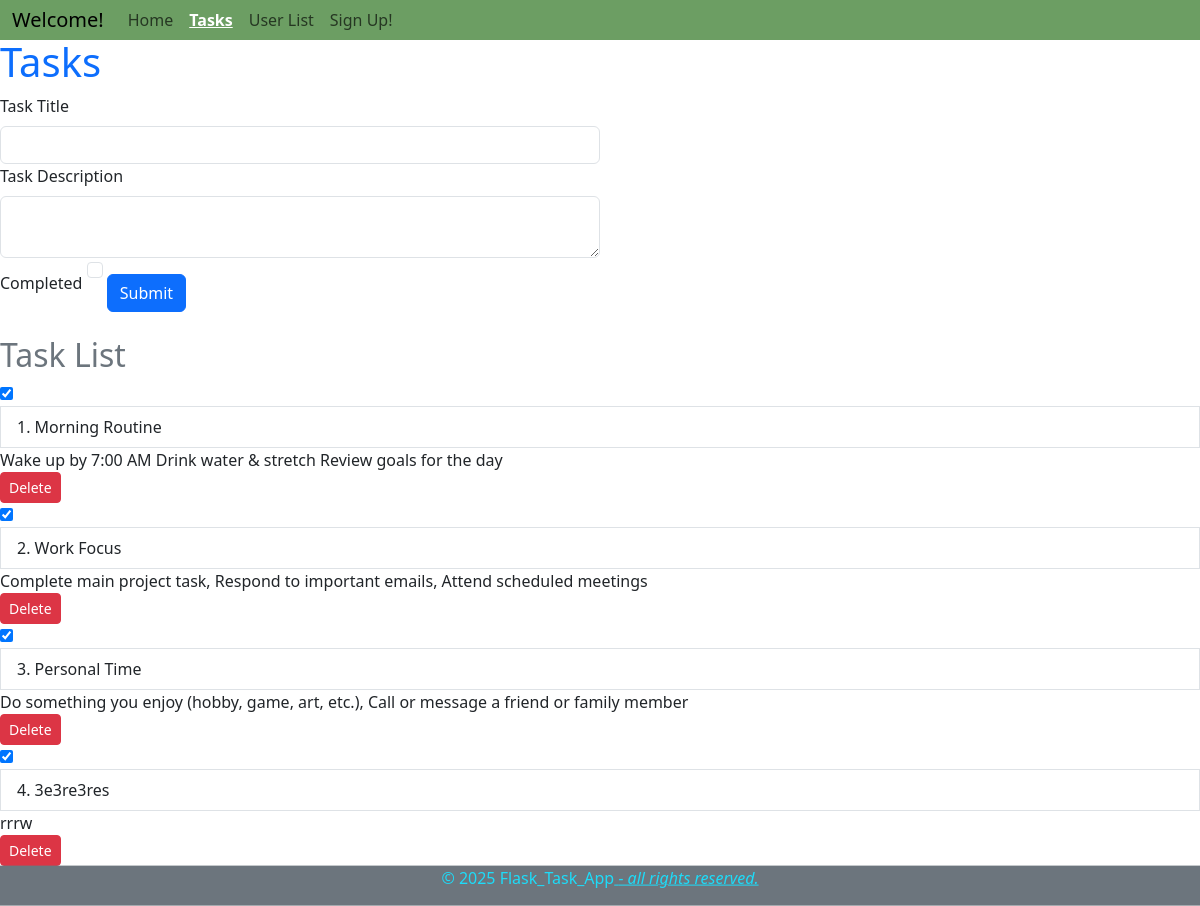
/tasks, run on an earlier commit of the app's database.
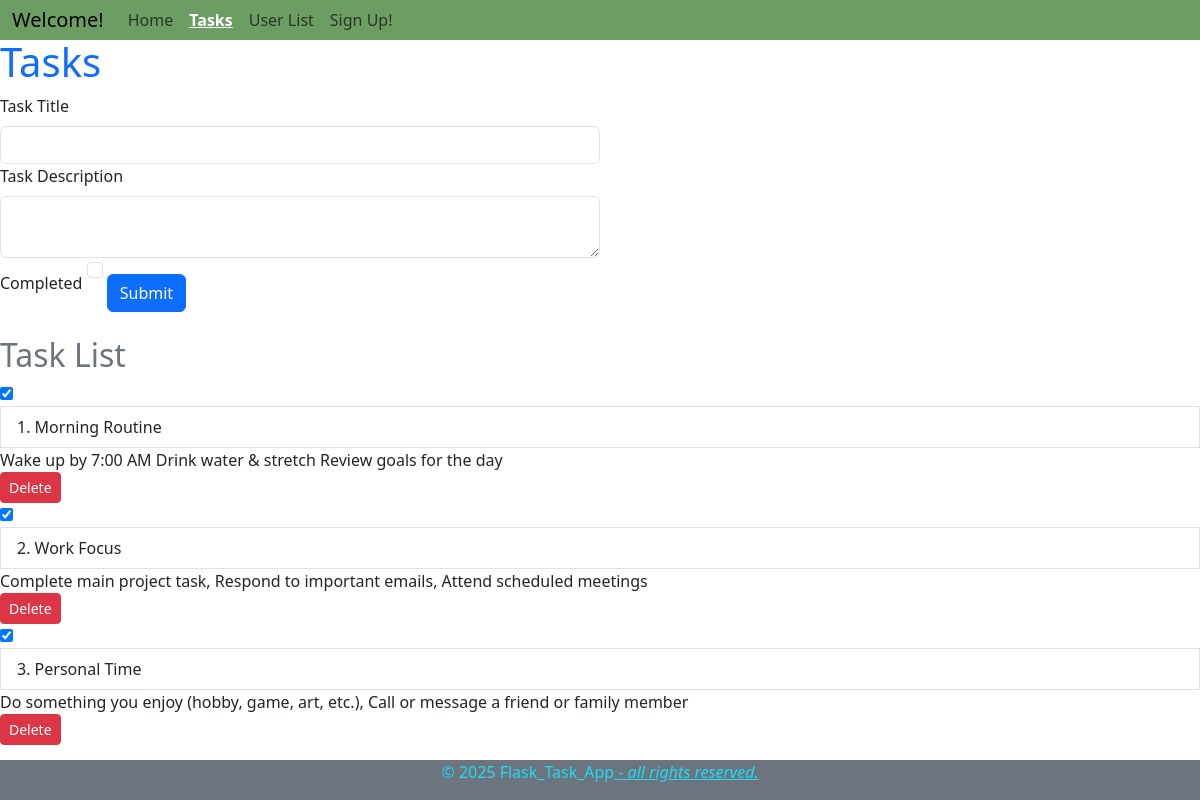
And on a later commit of the database.
### app/models.py (models this page shows, shortened)
class Task(db.Model):
    task_id = db.Column(db.Integer, primary_key=True)
    title = db.Column(db.String(100), nullable=False)
    description = db.Column(db.Text, nullable=False)
    completed = db.Column(db.Boolean, default=False)
    user_id = db.Column(db.Integer, db.ForeignKey('user.user_id'), nullable=False)

### app/routes.py (the view, shortened to what this page needs)
@app.route('/tasks', methods=['GET', 'POST'])
def tasks():
    form = TaskForm()
    tasks = Task.query.all()
    return render_template('tasks.html', title='Tasks', task_form=form, tasks=tasks)

### app/forms.py
class TaskForm(FlaskForm):
   title = StringField('Task Title')
   description = TextAreaField('Task Description')
   completed = BooleanField('Completed')
   submit = SubmitField('Submit')

### app/templates/tasks.html (shortened to what this page needs)
{% extends "base.html" %}
{% block content %}
<h1 class="text-primary">Tasks</h1>
<form action="" method="post">
    {{ task_form.title.label(class="form-label") }}
    {{ task_form.title(class="form-control w-50") }}
    {{ task_form.description.label(class="form-label") }}
    {{ task_form.description(class="form-control w-50") }}
    {{ task_form.completed.label(class="form-check-label") }}
    {{ task_form.completed(class="form-check-input") }}
    {{ task_form.submit(class="btn btn-primary mt-3") }}
</form>
<h2 class="text-secondary mt-4">Task List</h2>
<div class="list-group">
    {% for task in tasks %}
    <form action="{{ url_for('toggle_task', task_id=task.task_id) }}" method="post" style="display: inline;">
        <input type="checkbox"
            {% if task.completed %} checked {% endif %}
            onchange="this.form.submit()"
            id="task-{{ task.task_id }}"
            title="Mark task as completed">
    </form>
    <label for="task-{{ task.task_id }}" class="list-group-item">
        {{ loop.index }}. {{ task.title }}
    </label>
    <span>{{ task.description }}</span>
    <form action="{{ url_for('delete_task', task_id=task.task_id) }}" method="post" onsubmit="return confirm('Are you sure you want to delete this task?');" style="display: inline;">
        <button type="submit" class="btn btn-danger btn-sm">Delete</button>
    </form>
    {% endfor %}
</div>
{% endblock %}

What changed in the data, as far as the page shows it:
removed Task: completed "☑", title "3e3re3res", description "rrrw"
